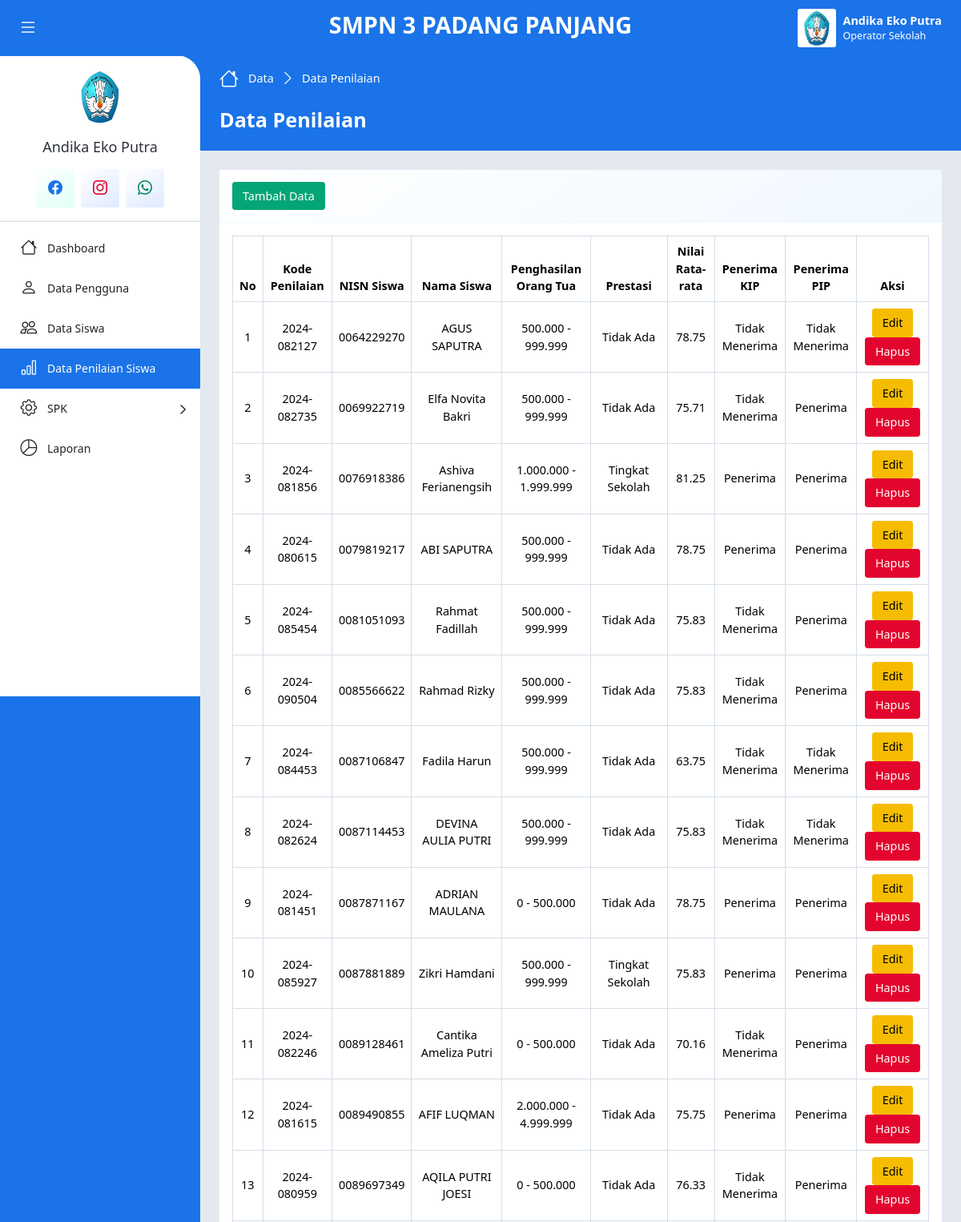
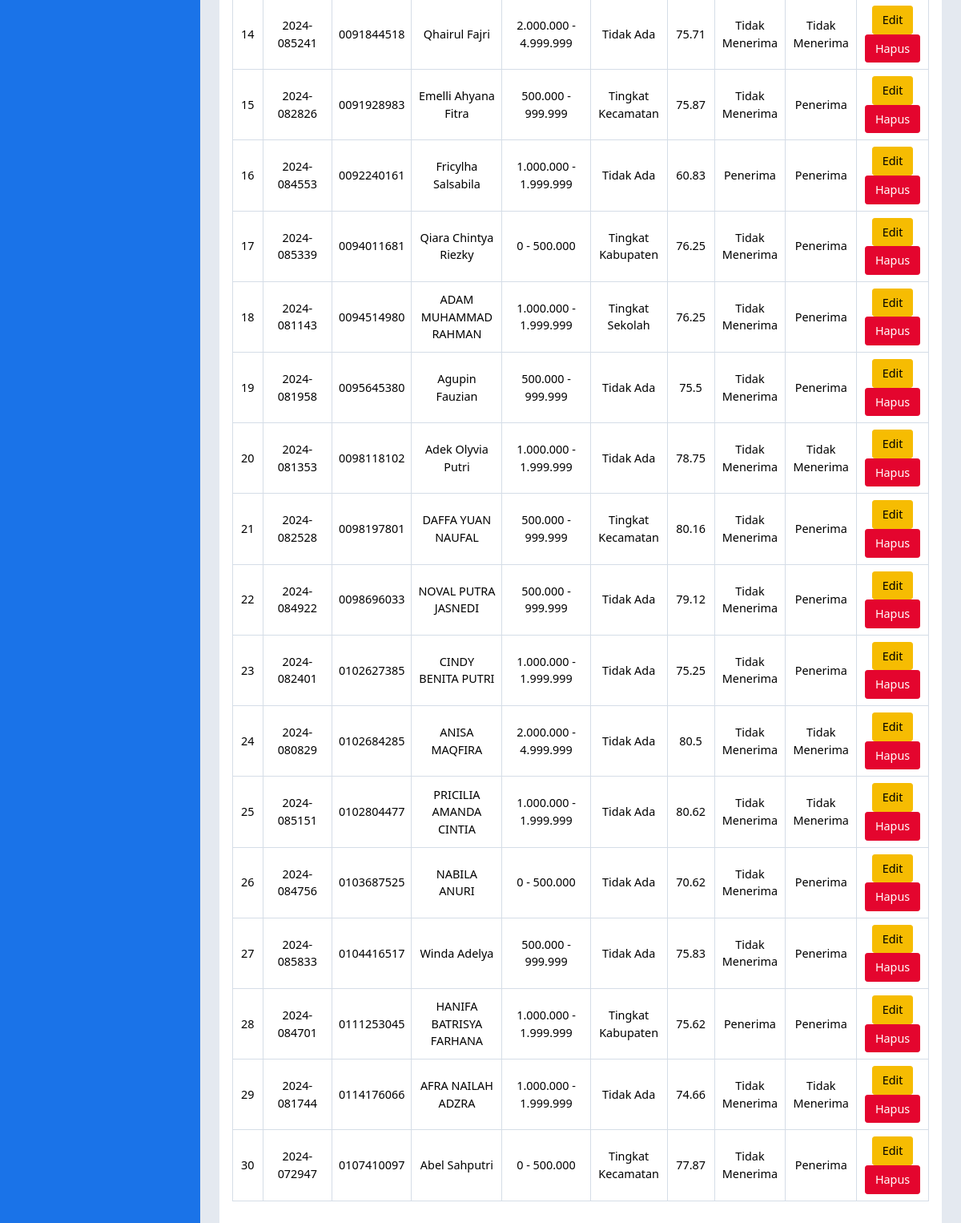
/?p=Nilai (signed in), run on the app's committed database (2 pictures, top to bottom).
### tables this page shows
CREATE TABLE `pengguna` (
  `id_pengguna` int(11) NOT NULL,
  `username` varchar(20) NOT NULL,
  `password` varchar(20) NOT NULL,
  `nama_pengguna` varchar(30) NOT NULL,
  `jabatan` enum('Kepala Sekolah','Operator Sekolah') NOT NULL,
  `foto_pengguna` text NOT NULL,
  `simpan_pengguna` timestamp NOT NULL DEFAULT current_timestamp() ON UPDATE current_timestamp()
);

CREATE TABLE `kriteria` (
  `kode_kriteria` varchar(10) NOT NULL,
  `nama_kriteria` varchar(30) NOT NULL,
  `jenis_kriteria` enum('Benefit','Cost') NOT NULL,
  `tipe_kriteria` enum('Inputan','Pilihan') NOT NULL,
  `simpan_kriteria` timestamp NOT NULL DEFAULT current_timestamp() ON UPDATE current_timestamp()
);

CREATE TABLE `nilai` (
  `kode_nilai` varchar(20) NOT NULL,
  `nisn` varchar(15) NOT NULL,
  `periode` int(11) NOT NULL,
  `C1` float NOT NULL,
  `C2` float NOT NULL,
  `C3` float NOT NULL,
  `C4` float NOT NULL,
  `C5` float NOT NULL,
  `simpan_nilai` timestamp NOT NULL DEFAULT current_timestamp() ON UPDATE current_timestamp()
);

CREATE TABLE `siswa` (
  `nisn` varchar(15) NOT NULL,
  `nama_siswa` varchar(30) NOT NULL,
  `jk_siswa` enum('Laki-laki','Perempuan') NOT NULL,
  `simpan_siswa` timestamp NOT NULL DEFAULT current_timestamp() ON UPDATE current_timestamp()
);

CREATE TABLE `sub_kriteria` (
  `id_sub` int(11) NOT NULL,
  `kode_kriteria` varchar(10) NOT NULL,
  `nama_sub` varchar(30) NOT NULL,
  `nilai_sub` int(11) NOT NULL,
  `simpan_sub` timestamp NOT NULL DEFAULT current_timestamp() ON UPDATE current_timestamp()
);

### index.php (called while the page is built, shortened)
<?php
require_once 'app/config/db.php';
require_once 'app/config/crud.php';
$crud = new CRUD();
include_once 'app/routes/web.php';

### app/config/db.php (called while the page is built, shortened)
<?php
class DB
{
    public function __construct()
    {
        $this->con = mysqli_connect(
            self::HOST,
            self::USER,
            self::PASS,
            self::DB
        );
    }
}

### app/config/crud.php (called while the page is built, shortened)
<?php
class CRUD extends DB
{
    public function read($table, $opsi = "")
    {
        return mysqli_query(
            $this->con,
            "SELECT * FROM $table $opsi"
        );
    }
}

### app/controller/dashboard/data_nilai.php (called while the page is built, shortened)
<?php
$no = 1;
$queryNilai = $crud->read(
    "nilai",
    "INNER JOIN siswa ON nilai.nisn = siswa.nisn
     ORDER BY nilai.nisn ASC"
);
$queryKriteria = $crud->read(
    "kriteria",
    "ORDER BY kode_kriteria ASC"
);

### app/view/page/dashboard/data_nilai.php (the view, shortened to what this page needs)
<!DOCTYPE html>
<html lang="en">
<head>
    <?php include 'app/view/layout/head.php' ?>
</head>
<body>
    <?php include 'app/controller/dashboard/data_nilai.php' ?>
    <div class="page-wrapper">
        <?php include 'app/view/layout/navbar.php' ?>
        <div class="main-container">
            <?php include 'app/view/layout/sidebar.php' ?>
            <div class="app-container">
                <div class="app-hero-header mb-4">
                    <div class="d-flex align-items-center mb-4">
                        <ol class="breadcrumb">
                            <li class="breadcrumb-item">
                                <i class="bi bi-house lh-1"></i>
                                <a href="index.html" class="text-decoration-none"><?= $dataPage['panel'] ?></a>
                            </li>
                            <li class="breadcrumb-item" aria-current="page"><?= $dataPage['page'] ?></li>
                        </ol>
                    </div>
                    <h3 class="fw-bolder text-white my-3"><?= $dataPage['page'] ?></h3>
                </div>
                <div class="app-body">
                    <div class="row gx-3">
                        <div class="col-xl-12 col-sm-12 col-12">
                            <div class="card mb-3">
                                <div class="card-header">
                                    <button class="btn btn-success" data-bs-toggle="modal" data-bs-target="#tambahModal">
                                        Tambah Data
                                    </button>
                                </div>
                                <div class="card-body">
                                    <div class="table-responsive">
                                        <table class="table table-bordered table-hover text-center align-middle">
                                            <thead>
                                                <tr>
                                                    <th>No</th>
                                                    <th>Kode Penilaian</th>
                                                    <th>NISN Siswa</th>
                                                    <th>Nama Siswa</th>
                                                    <?php foreach ($queryKriteria as $rowk) : ?>
                                                        <th><?= $rowk['nama_kriteria'] ?></th>
                                                    <?php endforeach ?>
                                                    <th>Aksi</th>
                                                </tr>
                                            </thead>
                                            <tbody>
                                                <?php foreach ($queryNilai as $row) : ?>
                                                    <tr>
                                                        <td><?= $no++ ?></td>
                                                        <td><?= $row['kode_nilai'] ?></td>
                                                        <td><?= $row['nisn'] ?></td>
                                                        <td><?= $row['nama_siswa'] ?></td>
                                                        <?php foreach ($queryKriteria as $rowk) : ?>
                                                            <?php if ($rowk['tipe_kriteria'] == "Pilihan") : ?>
                                                                <?php $kode = $rowk['kode_kriteria'] ?>
                                                                <?php $dataNilaiSub = mysqli_fetch_array($crud->read("sub_kriteria", "WHERE kode_kriteria = '$kode' AND nilai_sub = '$row[$kode]'")) ?>
                                                                <td><?= $dataNilaiSub['nama_sub'] ?></td>
                                                            <?php else : ?>
                                                                <td><?= $row[$rowk['kode_kriteria']] ?></td>
                                                            <?php endif ?>
                                                        <?php endforeach ?>
                                                        <td>
                                                            <button type="button" class="btn btn-warning" data-bs-toggle="modal" data-bs-target="#editModal<?= $no ?>">
                                                                Edit
                                                            </button>
                                                            <button type="button" class="btn btn-danger" data-bs-toggle="modal" data-bs-target="#hapusModal<?= $no ?>">
                                                                Hapus
                                                            </button>
                                                        </td>
                                                    </tr>
                                                <?php endforeach ?>
                                            </tbody>
                                        </table>
                                    </div>
                                </div>
                            </div>
                        </div>
                    </div>
                </div>
                <?php include 'app/view/layout/sidebar.php' ?>
            </div>
        </div>
    </div>
</body>
</html>

### app/view/layout/navbar.php (shortened to what this page needs)
<div class="app-header d-flex align-items-center">
    <div class="d-flex col">
        <button class="pin-sidebar" id="pin-sidebar">
            <i class="bi bi-list lh-1 text-white"></i>
        </button>
    </div>
    <div class="app-brand py-2 col">
        <h2 class="text-white text-uppercase fw-bolder">
            SMPN 3 Padang Panjang
        </h2>
    </div>
    <div class="header-actions col">
        <div class="dropdown ms-3">
            <a id="userSettings" class="dropdown-toggle d-flex py-2 align-items-center text-decoration-none" href="#!" role="button" data-bs-toggle="dropdown" aria-expanded="false">
                <img src="assets/imgs/pengguna/<?= $dataPengguna['foto_pengguna'] ?>" class="rounded-2 img-3x" alt="" />
                <div class="ms-2 text-truncate d-lg-block d-none text-white">
                    <span class="fw-bolder"><?= $dataPengguna['nama_pengguna'] ?></span>
                    <span class="d-flex small"><?= $dataPengguna['jabatan'] ?></span>
                </div>
            </a>
        </div>
    </div>
</div>

### app/view/layout/sidebar.php (shortened to what this page needs)
<nav id="sidebar" class="sidebar-wrapper">
    <div class="sidebar-profile">
        <img src="assets/imgs/pengguna/<?= $dataPengguna['foto_pengguna'] ?>" class="profile-user mb-3" alt="" />
        <div class="text-center">
            <h5 class="profile-name m-0 text-nowrap text-truncate">
            </h5>
        </div>
        <div class="d-flex align-items-center mt-lg-3 gap-2">
            <a href="https://www.facebook.com/profile.php?id=588361737894378&_rdc=2&_rdr"
                class="icon-box md grd-success-light rounded-2">
                <i class="bi bi-facebook fs-5 text-primary"></i>
            </a>
            <a href="https://www.instagram.com/explore/locations/1013913417/smpn-3-padang-panjang/"
                class="icon-box md grd-info-light rounded-2">
                <i class="bi bi-instagram fs-5 text-danger"></i>
            </a>
            <a href="https://wa.me/6282246820856" class="icon-box md grd-info-light rounded-2">
                <i class="bi bi-whatsapp fs-5 text-success"></i>
            </a>
        </div>
    </div>
    <div class="sidebarMenuScroll">
        <ul class="sidebar-menu">
            <li class="<?= $page == "Dashboard" ? 'active current-page' : '' ?>">
                <a href="?p=Dashboard">
                    <i class="bi bi-house"></i>
                    <span class="menu-text">Dashboard</span>
                </a>
            </li>
            <?php if ($dataPengguna['jabatan'] == "Operator Sekolah"): ?>
                <li class="<?= $page == "Pengguna" ? 'active current-page' : '' ?>">
                    <a href="?p=Pengguna">
                        <i class="bi bi-person"></i>
                        <span class="menu-text">Data Pengguna</span>
                    </a>
                </li>
                <li class="<?= $page == "Siswa" ? 'active current-page' : '' ?>">
                    <a href="?p=Siswa">
                        <i class="bi bi-people"></i>
                        <span class="menu-text">Data Siswa</span>
                    </a>
                </li>
                <li class="<?= $page == "Nilai" ? 'active current-page' : '' ?>">
                    <a href="?p=Nilai">
                        <i class="bi bi-bar-chart"></i>
                        <span class="menu-text">Data Penilaian Siswa</span>
                    </a>
                </li>
                <li class="treeview <?= ($page == "Kriteria" or $page == "PSI" or $page == "Sub") ? 'active' : '' ?>">
                    <a href="#!">
                        <i class="bi bi-gear"></i>
                        <span class="menu-text">SPK</span>
                    </a>
                </li>
            <?php endif ?>
            <li class="<?= $page == "Laporan" ? 'active current-page' : '' ?>">
                <a href="?p=Laporan">
                    <i class="bi bi-pie-chart"></i>
                    <span class="menu-text">Laporan</span>
                </a>
            </li>
        </ul>
    </div>
</nav>

### data on the page
pengguna: foto_pengguna (picture), nama_pengguna "Andika Eko Putra", jabatan "Operator Sekolah"
kriteria: nama_kriteria "Penghasilan Orang Tua", sub_kriteria.nama_sub "500.000 - 999.999", sub_kriteria.nama_sub "1.000.000 - 1.999.999", sub_kriteria.nama_sub "0 - 500.000", sub_kriteria.nama_sub "2.000.000 - 4.999.999"
kriteria: nama_kriteria "Prestasi", sub_kriteria.nama_sub "Tidak Ada", sub_kriteria.nama_sub "Tingkat Sekolah", sub_kriteria.nama_sub "Tingkat Kecamatan", sub_kriteria.nama_sub "Tingkat Kabupaten"
kriteria: nama_kriteria "Nilai Rata-rata", kode_kriteria.C3 "78.75", kode_kriteria.C3 "75.71", kode_kriteria.C3 "81.25", kode_kriteria.C3 "75.83", kode_kriteria.C3 "63.75", kode_kriteria.C3 "70.16", kode_kriteria.C3 "75.75", kode_kriteria.C3 "76.33", kode_kriteria.C3 "75.87", kode_kriteria.C3 "60.83", kode_kriteria.C3 "76.25", kode_kriteria.C3 "75.5", kode_kriteria.C3 "80.16", kode_kriteria.C3 "79.12", kode_kriteria.C3 "75.25", kode_kriteria.C3 "80.5", kode_kriteria.C3 "80.62", kode_kriteria.C3 "70.62", kode_kriteria.C3 "75.62", kode_kriteria.C3 "74.66", kode_kriteria.C3 "77.87"
kriteria: nama_kriteria "Penerima KIP", sub_kriteria.nama_sub "Tidak Menerima", sub_kriteria.nama_sub "Penerima"
kriteria: nama_kriteria "Penerima PIP", sub_kriteria.nama_sub "Tidak Menerima", sub_kriteria.nama_sub "Penerima"
nilai: kode_nilai "2024-082127", siswa.nisn "0064229270", siswa.nama_siswa "AGUS SAPUTRA"
nilai: kode_nilai "2024-082735", siswa.nisn "0069922719", siswa.nama_siswa "Elfa Novita Bakri"
nilai: kode_nilai "2024-081856", siswa.nisn "0076918386", siswa.nama_siswa "Ashiva Ferianengsih"
nilai: kode_nilai "2024-080615", siswa.nisn "0079819217", siswa.nama_siswa "ABI SAPUTRA"
nilai: kode_nilai "2024-085454", siswa.nisn "0081051093", siswa.nama_siswa "Rahmat Fadillah"
nilai: kode_nilai "2024-090504", siswa.nisn "0085566622", siswa.nama_siswa "Rahmad Rizky"
nilai: kode_nilai "2024-084453", siswa.nisn "0087106847", siswa.nama_siswa "Fadila Harun"
nilai: kode_nilai "2024-082624", siswa.nisn "0087114453", siswa.nama_siswa "DEVINA AULIA PUTRI"
nilai: kode_nilai "2024-081451", siswa.nisn "0087871167", siswa.nama_siswa "ADRIAN MAULANA"
nilai: kode_nilai "2024-085927", siswa.nisn "0087881889", siswa.nama_siswa "Zikri Hamdani"
nilai: kode_nilai "2024-082246", siswa.nisn "0089128461", siswa.nama_siswa "Cantika Ameliza Putri"
nilai: kode_nilai "2024-081615", siswa.nisn "0089490855", siswa.nama_siswa "AFIF LUQMAN"
nilai: kode_nilai "2024-080959", siswa.nisn "0089697349", siswa.nama_siswa "AQILA PUTRI JOESI"
nilai: kode_nilai "2024-085241", siswa.nisn "0091844518", siswa.nama_siswa "Qhairul Fajri"
nilai: kode_nilai "2024-082826", siswa.nisn "0091928983", siswa.nama_siswa "Emelli Ahyana Fitra"
nilai: kode_nilai "2024-084553", siswa.nisn "0092240161", siswa.nama_siswa "Fricylha Salsabila"
nilai: kode_nilai "2024-085339", siswa.nisn "0094011681", siswa.nama_siswa "Qiara Chintya Riezky"
nilai: kode_nilai "2024-081143", siswa.nisn "0094514980", siswa.nama_siswa "ADAM MUHAMMAD RAHMAN"
nilai: kode_nilai "2024-081958", siswa.nisn "0095645380", siswa.nama_siswa "Agupin Fauzian"
nilai: kode_nilai "2024-081353", siswa.nisn "0098118102", siswa.nama_siswa "Adek Olyvia Putri"
nilai: kode_nilai "2024-082528", siswa.nisn "0098197801", siswa.nama_siswa "DAFFA YUAN NAUFAL"
nilai: kode_nilai "2024-084922", siswa.nisn "0098696033", siswa.nama_siswa "NOVAL PUTRA JASNEDI"
nilai: kode_nilai "2024-082401", siswa.nisn "0102627385", siswa.nama_siswa "CINDY BENITA PUTRI"
nilai: kode_nilai "2024-080829", siswa.nisn "0102684285", siswa.nama_siswa "ANISA MAQFIRA"
nilai: kode_nilai "2024-085151", siswa.nisn "0102804477", siswa.nama_siswa "PRICILIA AMANDA CINTIA"
nilai: kode_nilai "2024-084756", siswa.nisn "0103687525", siswa.nama_siswa "NABILA ANURI"
nilai: kode_nilai "2024-085833", siswa.nisn "0104416517", siswa.nama_siswa "Winda Adelya"
nilai: kode_nilai "2024-084701", siswa.nisn "0111253045", siswa.nama_siswa "HANIFA BATRISYA FARHANA"
nilai: kode_nilai "2024-081744", siswa.nisn "0114176066", siswa.nama_siswa "AFRA NAILAH ADZRA"
nilai: kode_nilai "2024-072947", siswa.nisn "0107410097", siswa.nama_siswa "Abel Sahputri"

### other printed values
$dataPage['panel'] "Data"
$dataPage['page'] "Data Penilaian"
